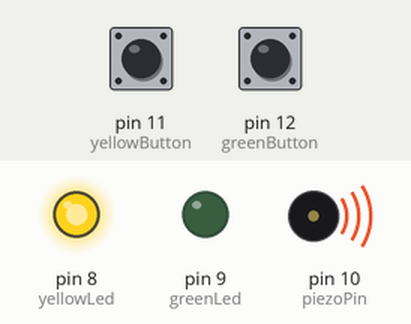
Recording of a sketch running on a simulated Arduino Uno, built with avr-gcc and run on an emulated ATmega328P. On the bench: output pins drawn as LEDs (lit = HIGH), buzzer (waves = sounding). The test bench sets the inputs (shaded band); at power-on: pin 11 (yellowButton) HIGH, pin 12 (greenButton) HIGH.

Above: at 1.26 s.
1.8 s: pin 11 (yellowButton) pulled LOW for 3.2 s
At 5.5 s:
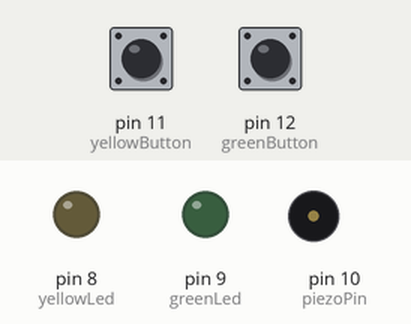
6.5 s: pin 12 (greenButton) pulled LOW for 3.2 s
At 6.85 s:
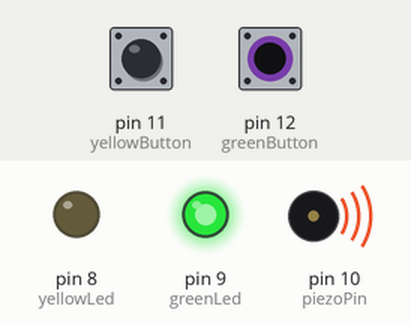
Timing chart, 0 to 15.3 s (numbered marks = the images above; inputs shaded):
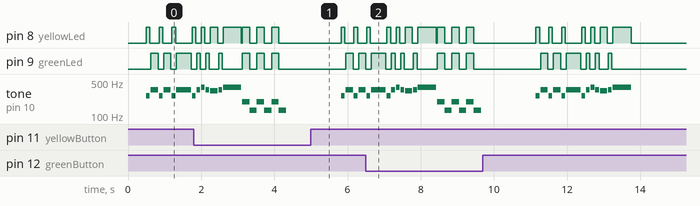

The sketch:

Programming_v3.ino
```cpp
#define NOTE_C4 262
#define NOTE_E4 330
#define NOTE_F4 349
#define NOTE_G4 392
#define NOTE_C5 523

#define NOTE_C3 131
#define NOTE_G3 196

int yellowLed = 8;
int greenLed = 9;
int piezoPin = 10;
int yellowButton = 11;
int greenButton = 12;

int yellowButtonState  = 1; //안눌렸을때 1
int greenButtonState  = 1;  //안눌렸을때 1


void setup() {

  // led OUTPUT 셋업
  pinMode(yellowLed,OUTPUT);
  pinMode(greenLed,OUTPUT);

  // piezoPin OUTPUT 셋업
  pinMode(piezoPin,OUTPUT);

  // button INPUT_PULLUP 셋업
  pinMode(yellowButton,INPUT_PULLUP);
  pinMode(greenButton,INPUT_PULLUP);

  delay(500);

}

/////////////////////////////////////////////////////////////////////////////////

void playStartMelody(){
  int startMelody[] = {NOTE_C4, NOTE_F4, NOTE_C4, NOTE_F4, NOTE_C4, NOTE_F4,
                     NOTE_C4, NOTE_F4, NOTE_G4, NOTE_F4, NOTE_E4, NOTE_F4, NOTE_G4};
  int startDuration[] = {100,   200,     100,     200,     100,      400,
                       100,   100,     100,     100,      200,     100,    500};

  for(int i=0; i<13; i++){
    if(i%2 == 0 ){
      digitalWrite(yellowLed,HIGH);
    }
    if(i%2 == 1){
      digitalWrite(greenLed,HIGH);
    }

    playTone(startMelody[i],startDuration[i]);
    ledOff();
    delay(25);
  }
}

void ledOff(){
  digitalWrite(yellowLed,LOW);
  digitalWrite(greenLed,LOW);
}
void ledOn(){
  digitalWrite(yellowLed,HIGH);
  digitalWrite(greenLed,HIGH);
}
void playTone( int frequency , int duration){
  tone(piezoPin, frequency, duration);
  delay(duration);
}

void pushButton(){
  int beeps[] = {NOTE_G3, NOTE_C3};
  int duration = 200;

  for(int i=0; i<3; i++){
    ledOn();
    playTone(beeps[0],duration);
    ledOff();
    playTone(beeps[1],duration);
  }
  delay(500);
}

void loop() {

  playStartMelody();

  int buttonState = 1;

  while(buttonState == 1) {
      yellowButtonState = digitalRead(yellowButton);
      greenButtonState = digitalRead(greenButton);
      if(yellowButtonState == 0 || greenButtonState == 0) {
          pushButton();
          delay(1000);
          buttonState = 0;
      }
  }

}
```

Measured:
- by itself, tone on pin 10 (piezoPin): plays 262 Hz for 0.10 s, 349 Hz for 0.40 s, 262 Hz for 0.10 s, 349 Hz for 0.10 s, 392 Hz for 0.10 s, 349 Hz for 0.10 s … (28 notes in this stretch)
